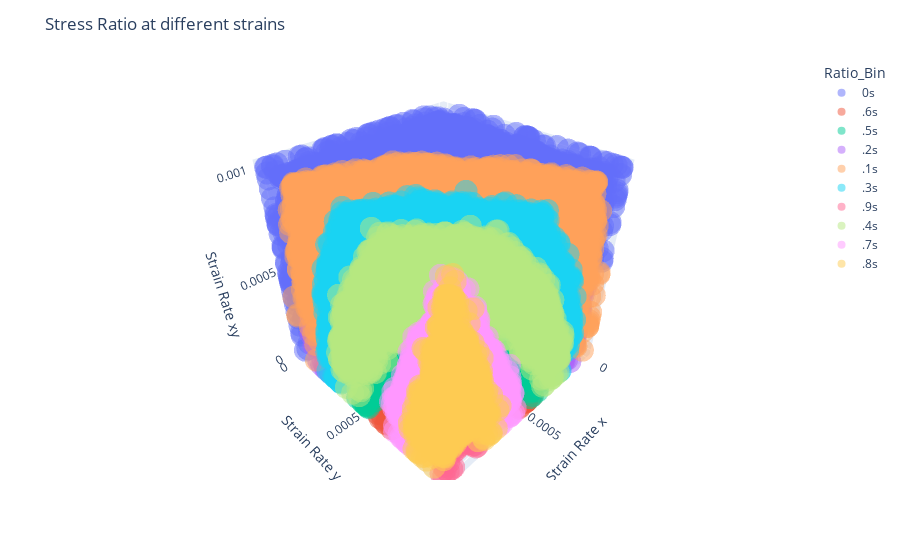

The code cell stored with this chart in its notebook:
### Code cell
df = df.copy()
df['Ratio_Bin'] = pd.cut(df['Sigma_Ratio'], bins=[0, .1, .2, .3, .4, .5, .6, .7, .8, .9, 1], labels=['0s', '.1s', '.2s', '.3s', '.4s', '.5s', '.6s', '.7s', '.8s', '.9s'])

# fig = px.scatter_3d(df, 
#                     x='Strain Rate x', y='Strain Rate y', z='Strain Rate xy',
#                     color='Theta', symbol='Ratio_Bin',
#                     size_max=3, opacity=0.5, color_continuous_scale='Rainbow')
fig = px.scatter_3d(df, 
                    x='Strain Rate x', y='Strain Rate y', z='Strain Rate xy',
                    color='Ratio_Bin',
                    size_max=3, opacity=0.5, color_continuous_scale='Rainbow')
fig.update_layout(title=f"Stress Ratio at different strains", coloraxis_colorbar=dict(x=-0.1))
fig.write_html("interactive_ratio.html")
fig.show()

### Figure 1 — Plotly figure (JSON) as saved in the notebook; plotly's stock layout.template omitted (floating-point values rounded to 4 significant figures; data arrays with more than 128 entries replaced by an {"elided": "..."} marker saying what was removed)
{"data": [{"hovertemplate": "Ratio_Bin=0s<br>Strain Rate x=%{x}<br>Strain Rate y=%{y}<br>Strain Rate xy=%{z}<extra></extra>", "legendgroup": "0s", "marker": {"color": "#636efa", "opacity": 0.5, "symbol": "circle"}, "mode": "markers", "name": "0s", "scene": "scene", "showlegend": true, "type": "scatter3d", "x": {"elided": "7404 float values"}, "y": {"elided": "7404 float values"}, "z": {"elided": "7404 float values"}}, {"hovertemplate": "Ratio_Bin=.6s<br>Strain Rate x=%{x}<br>Strain Rate y=%{y}<br>Strain Rate xy=%{z}<extra></extra>", "legendgroup": ".6s", "marker": {"color": "#EF553B", "opacity": 0.5, "symbol": "circle"}, "mode": "markers", "name": ".6s", "scene": "scene", "showlegend": true, "type": "scatter3d", "x": {"elided": "3278 float values"}, "y": {"elided": "3278 float values"}, "z": {"elided": "3278 float values"}}, {"hovertemplate": "Ratio_Bin=.5s<br>Strain Rate x=%{x}<br>Strain Rate y=%{y}<br>Strain Rate xy=%{z}<extra></extra>", "legendgroup": ".5s", "marker": {"color": "#00cc96", "opacity": 0.5, "symbol": "circle"}, "mode": "markers", "name": ".5s", "scene": "scene", "showlegend": true, "type": "scatter3d", "x": {"elided": "4402 float values"}, "y": {"elided": "4402 float values"}, "z": {"elided": "4402 float values"}}, {"hovertemplate": "Ratio_Bin=.2s<br>Strain Rate x=%{x}<br>Strain Rate y=%{y}<br>Strain Rate xy=%{z}<extra></extra>", "legendgroup": ".2s", "marker": {"color": "#ab63fa", "opacity": 0.5, "symbol": "circle"}, "mode": "markers", "name": ".2s", "scene": "scene", "showlegend": true, "type": "scatter3d", "x": {"elided": "5687 float values"}, "y": {"elided": "5687 float values"}, "z": {"elided": "5687 float values"}}, {"hovertemplate": "Ratio_Bin=.1s<br>Strain Rate x=%{x}<br>Strain Rate y=%{y}<br>Strain Rate xy=%{z}<extra></extra>", "legendgroup": ".1s", "marker": {"color": "#FFA15A", "opacity": 0.5, "symbol": "circle"}, "mode": "markers", "name": ".1s", "scene": "scene", "showlegend": true, "type": "scatter3d", "x": {"elided": "4780 float values"}, "y": {"elided": "4780 float values"}, "z": {"elided": "4780 float values"}}, {"hovertemplate": "Ratio_Bin=.3s<br>Strain Rate x=%{x}<br>Strain Rate y=%{y}<br>Strain Rate xy=%{z}<extra></extra>", "legendgroup": ".3s", "marker": {"color": "#19d3f3", "opacity": 0.5, "symbol": "circle"}, "mode": "markers", "name": ".3s", "scene": "scene", "showlegend": true, "type": "scatter3d", "x": {"elided": "6290 float values"}, "y": {"elided": "6290 float values"}, "z": {"elided": "6290 float values"}}, {"hovertemplate": "Ratio_Bin=.9s<br>Strain Rate x=%{x}<br>Strain Rate y=%{y}<br>Strain Rate xy=%{z}<extra></extra>", "legendgroup": ".9s", "marker": {"color": "#FF6692", "opacity": 0.5, "symbol": "circle"}, "mode": "markers", "name": ".9s", "scene": "scene", "showlegend": true, "type": "scatter3d", "x": {"elided": "143 float values"}, "y": {"elided": "143 float values"}, "z": {"elided": "143 float values"}}, {"hovertemplate": "Ratio_Bin=.4s<br>Strain Rate x=%{x}<br>Strain Rate y=%{y}<br>Strain Rate xy=%{z}<extra></extra>", "legendgroup": ".4s", "marker": {"color": "#B6E880", "opacity": 0.5, "symbol": "circle"}, "mode": "markers", "name": ".4s", "scene": "scene", "showlegend": true, "type": "scatter3d", "x": {"elided": "5819 float values"}, "y": {"elided": "5819 float values"}, "z": {"elided": "5819 float values"}}, {"hovertemplate": "Ratio_Bin=.7s<br>Strain Rate x=%{x}<br>Strain Rate y=%{y}<br>Strain Rate xy=%{z}<extra></extra>", "legendgroup": ".7s", "marker": {"color": "#FF97FF", "opacity": 0.5, "symbol": "circle"}, "mode": "markers", "name": ".7s", "scene": "scene", "showlegend": true, "type": "scatter3d", "x": {"elided": "2107 float values"}, "y": {"elided": "2107 float values"}, "z": {"elided": "2107 float values"}}, {"hovertemplate": "Ratio_Bin=.8s<br>Strain Rate x=%{x}<br>Strain Rate y=%{y}<br>Strain Rate xy=%{z}<extra></extra>", "legendgroup": ".8s", "marker": {"color": "#FECB52", "opacity": 0.5, "symbol": "circle"}, "mode": "markers", "name": ".8s", "scene": "scene", "showlegend": true, "type": "scatter3d", "x": {"elided": "926 float values"}, "y": {"elided": "926 float values"}, "z": {"elided": "926 float values"}}], "layout": {"coloraxis": {"colorbar": {"x": -0.1}}, "legend": {"title": {"text": "Ratio_Bin"}, "tracegroupgap": 0}, "margin": {"t": 60}, "scene": {"domain": {"x": [0, 1], "y": [0, 1]}, "xaxis": {"title": {"text": "Strain Rate x"}}, "yaxis": {"title": {"text": "Strain Rate y"}}, "zaxis": {"title": {"text": "Strain Rate xy"}}}, "title": {"text": "Stress Ratio at different strains"}}}
